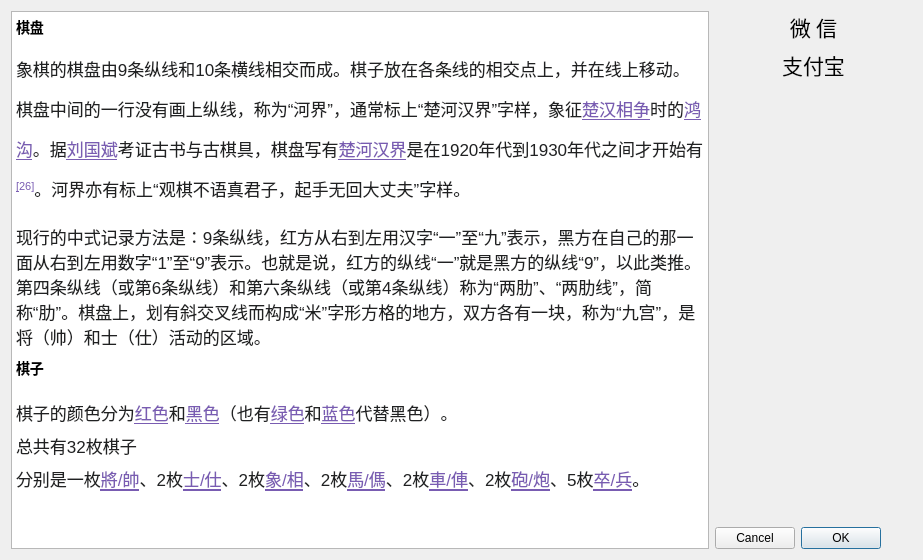
<?xml version="1.0" encoding="UTF-8"?>
<ui version="4.0">
 <class>AboutAuthor</class>
 <widget class="QDialog" name="AboutAuthor">
  <property name="geometry">
   <rect>
    <x>0</x>
    <y>0</y>
    <width>923</width>
    <height>560</height>
   </rect>
  </property>
  <property name="focusPolicy">
   <enum>Qt::NoFocus</enum>
  </property>
  <property name="acceptDrops">
   <bool>false</bool>
  </property>
  <property name="windowTitle">
   <string>Dialog</string>
  </property>
  <property name="toolTipDuration">
   <number>0</number>
  </property>
  <property name="layoutDirection">
   <enum>Qt::RightToLeft</enum>
  </property>
  <layout class="QHBoxLayout" name="horizontalLayout" stretch="1,10">
   <item>
    <layout class="QVBoxLayout" name="verticalLayout">
     <item>
      <widget class="QLabel" name="label">
       <property name="maximumSize">
        <size>
         <width>200</width>
         <height>16777215</height>
        </size>
       </property>
       <property name="font">
        <font>
         <family>FangSong</family>
         <pointsize>16</pointsize>
        </font>
       </property>
       <property name="text">
        <string>微 信</string>
       </property>
       <property name="alignment">
        <set>Qt::AlignCenter</set>
       </property>
      </widget>
     </item>
     <item>
      <widget class="QLabel" name="label_2">
       <property name="maximumSize">
        <size>
         <width>200</width>
         <height>16777215</height>
        </size>
       </property>
       <property name="font">
        <font>
         <family>FangSong</family>
         <pointsize>16</pointsize>
        </font>
       </property>
       <property name="text">
        <string>支付宝</string>
       </property>
       <property name="alignment">
        <set>Qt::AlignCenter</set>
       </property>
      </widget>
     </item>
     <item>
      <spacer name="verticalSpacer">
       <property name="orientation">
        <enum>Qt::Vertical</enum>
       </property>
       <property name="sizeHint" stdset="0">
        <size>
         <width>197</width>
         <height>462</height>
        </size>
       </property>
      </spacer>
     </item>
     <item>
      <widget class="QDialogButtonBox" name="buttonBox">
       <property name="orientation">
        <enum>Qt::Horizontal</enum>
       </property>
       <property name="standardButtons">
        <set>QDialogButtonBox::Cancel|QDialogButtonBox::Ok</set>
       </property>
      </widget>
     </item>
    </layout>
   </item>
   <item>
    <widget class="QTextBrowser" name="textBrowser">
     <property name="html">
      <string>&lt;!DOCTYPE HTML PUBLIC &quot;-//W3C//DTD HTML 4.0//EN&quot; &quot;http://www.w3.org/TR/REC-html40/strict.dtd&quot;&gt;
&lt;html&gt;&lt;head&gt;&lt;meta name=&quot;qrichtext&quot; content=&quot;1&quot; /&gt;&lt;meta charset=&quot;utf-8&quot; /&gt;&lt;style type=&quot;text/css&quot;&gt;
p, li { white-space: pre-wrap; }
hr { height: 1px; border-width: 0; }
li.unchecked::marker { content: &quot;\2610&quot;; }
li.checked::marker { content: &quot;\2612&quot;; }
&lt;/style&gt;&lt;/head&gt;&lt;body style=&quot; font-family:'.AppleSystemUIFont'; font-size:13pt; font-weight:400; font-style:normal;&quot;&gt;
&lt;h3 style=&quot; margin-top:5px; margin-bottom:0px; margin-left:0px; margin-right:0px; -qt-block-indent:0; text-indent:0px; line-height:160%;&quot;&gt;&lt;a name=&quot;棋盤&quot;&gt;&lt;/a&gt;&lt;span style=&quot; font-family:'sans-serif'; font-size:large; font-weight:700; color:#000000;&quot;&gt;棋&lt;/span&gt;&lt;span style=&quot; font-family:'sans-serif'; font-size:large; font-weight:700; color:#000000;&quot;&gt;盘&lt;/span&gt;&lt;/h3&gt;
&lt;p style=&quot; margin-top:5px; margin-bottom:0px; margin-left:0px; margin-right:0px; -qt-block-indent:0; text-indent:0px; line-height:160%;&quot;&gt;&lt;span style=&quot; font-family:'sans-serif'; color:#202122;&quot;&gt;象棋的棋盘由9条纵线和10条横线相交而成。棋子放在各条线的相交点上，并在线上移动。棋盘中间的一行没有画上纵线，称为“河界”，通常标上“楚河汉界”字样，象征&lt;/span&gt;&lt;a href=&quot;https://zh.wikipedia.org/wiki/%E6%A5%9A%E6%BC%A2%E6%88%B0%E7%88%AD&quot;&gt;&lt;span style=&quot; font-family:'sans-serif'; text-decoration: underline; color:#795cb2;&quot;&gt;楚汉相争&lt;/span&gt;&lt;/a&gt;&lt;span style=&quot; font-family:'sans-serif'; color:#202122;&quot;&gt;时的&lt;/span&gt;&lt;a href=&quot;https://zh.wikipedia.org/wiki/%E9%B4%BB%E6%BA%9D&quot;&gt;&lt;span style=&quot; font-family:'sans-serif'; text-decoration: underline; color:#795cb2;&quot;&gt;鸿沟&lt;/span&gt;&lt;/a&gt;&lt;span style=&quot; font-family:'sans-serif'; color:#202122;&quot;&gt;。据&lt;/span&gt;&lt;a href=&quot;https://zh.wikipedia.org/wiki/%E5%88%98%E5%9B%BD%E6%96%8C&quot;&gt;&lt;span style=&quot; font-family:'sans-serif'; text-decoration: underline; color:#795cb2;&quot;&gt;刘国斌&lt;/span&gt;&lt;/a&gt;&lt;span style=&quot; font-family:'sans-serif'; color:#202122;&quot;&gt;考证古书与古棋具，棋盘写有&lt;/span&gt;&lt;a href=&quot;https://zh.wikipedia.org/wiki/%E6%A5%9A%E6%B2%B3%E6%BC%A2%E7%95%8C&quot;&gt;&lt;span style=&quot; font-family:'sans-serif'; text-decoration: underline; color:#795cb2;&quot;&gt;楚河汉界&lt;/span&gt;&lt;/a&gt;&lt;span style=&quot; font-family:'sans-serif'; color:#202122;&quot;&gt;是在1920年代到1930年代之间才开始有&lt;/span&gt;&lt;a name=&quot;cite_ref-象棋人生_26-0&quot;&gt;&lt;/a&gt;&lt;a href=&quot;https://zh.wikipedia.org/wiki/%E8%B1%A1%E6%A3%8B#cite_note-%E8%B1%A1%E6%A3%8B%E4%BA%BA%E7%94%9F-26&quot;&gt;&lt;span style=&quot; font-family:'sans-serif'; text-decoration: underline; color:#795cb2; vertical-align:super;&quot;&gt;[&lt;/span&gt;&lt;/a&gt;&lt;span style=&quot; font-family:'sans-serif'; color:#795cb2; vertical-align:super;&quot;&gt;26]&lt;/span&gt;&lt;span style=&quot; font-family:'sans-serif'; color:#202122;&quot;&gt;。河界亦有标上“观棋不语真君子，起手无回大丈夫”字样。&lt;/span&gt;&lt;/p&gt;
&lt;p style=&quot; margin-top:8px; margin-bottom:8px; margin-left:0px; margin-right:0px; -qt-block-indent:0; text-indent:0px;&quot;&gt;&lt;span style=&quot; font-family:'sans-serif'; color:#202122;&quot;&gt;现行的中式记录方法是：9条纵线，红方从右到左用汉字“一”至“九”表示，黑方在自己的那一面从右到左用数字“1”至“9”表示。也就是说，红方的纵线“一”就是黑方的纵线“9”，以此类推。第四条纵线（或第6条纵线）和第六条纵线（或第4条纵线）称为“两肋”、“两肋线”，简称“肋”。棋盘上，划有斜交叉线而构成“米”字形方格的地方，双方各有一块，称为“九宫”，是将（帅）和士（仕）活动的区域。&lt;/span&gt;&lt;/p&gt;
&lt;h3 style=&quot; margin-top:5px; margin-bottom:0px; margin-left:0px; margin-right:0px; -qt-block-indent:0; text-indent:0px; line-height:160%;&quot;&gt;&lt;a name=&quot;.E6.A3.8B.E5.AD.90&quot;&gt;&lt;/a&gt;&lt;span style=&quot; font-family:'sans-serif'; font-size:large; font-weight:700; color:#000000;&quot;&gt;棋&lt;/span&gt;&lt;span style=&quot; font-family:'sans-serif'; font-size:large; font-weight:700; color:#000000;&quot;&gt;子&lt;/span&gt;&lt;/h3&gt;
&lt;p style=&quot; margin-top:8px; margin-bottom:8px; margin-left:0px; margin-right:0px; -qt-block-indent:0; text-indent:0px;&quot;&gt;&lt;span style=&quot; font-family:'sans-serif'; color:#202122;&quot;&gt;棋子的颜色分为&lt;/span&gt;&lt;a href=&quot;https://zh.wikipedia.org/wiki/%E7%B4%85%E8%89%B2&quot;&gt;&lt;span style=&quot; font-family:'sans-serif'; text-decoration: underline; color:#795cb2;&quot;&gt;红色&lt;/span&gt;&lt;/a&gt;&lt;span style=&quot; font-family:'sans-serif'; color:#202122;&quot;&gt;和&lt;/span&gt;&lt;a href=&quot;https://zh.wikipedia.org/wiki/%E9%BB%91%E8%89%B2&quot;&gt;&lt;span style=&quot; font-family:'sans-serif'; text-decoration: underline; color:#795cb2;&quot;&gt;黑色&lt;/span&gt;&lt;/a&gt;&lt;span style=&quot; font-family:'sans-serif'; color:#202122;&quot;&gt;（也有&lt;/span&gt;&lt;a href=&quot;https://zh.wikipedia.org/wiki/%E7%B6%A0%E8%89%B2&quot;&gt;&lt;span style=&quot; font-family:'sans-serif'; text-decoration: underline; color:#795cb2;&quot;&gt;绿色&lt;/span&gt;&lt;/a&gt;&lt;span style=&quot; font-family:'sans-serif'; color:#202122;&quot;&gt;和&lt;/span&gt;&lt;a href=&quot;https://zh.wikipedia.org/wiki/%E8%97%8D%E8%89%B2&quot;&gt;&lt;span style=&quot; font-family:'sans-serif'; text-decoration: underline; color:#795cb2;&quot;&gt;蓝色&lt;/span&gt;&lt;/a&gt;&lt;span style=&quot; font-family:'sans-serif'; color:#202122;&quot;&gt;代替黑色）。&lt;/span&gt;&lt;/p&gt;
&lt;p style=&quot; margin-top:8px; margin-bottom:8px; margin-left:0px; margin-right:0px; -qt-block-indent:0; text-indent:0px;&quot;&gt;&lt;span style=&quot; font-family:'sans-serif'; color:#202122;&quot;&gt;总共有32枚棋子&lt;/span&gt;&lt;/p&gt;
&lt;p style=&quot; margin-top:8px; margin-bottom:8px; margin-left:0px; margin-right:0px; -qt-block-indent:0; text-indent:0px;&quot;&gt;&lt;span style=&quot; font-family:'sans-serif'; color:#202122;&quot;&gt;分别是一枚&lt;/span&gt;&lt;a href=&quot;https://zh.wikipedia.org/wiki/%E5%B8%A5_(%E4%B8%AD%E5%9C%8B%E8%B1%A1%E6%A3%8B)&quot;&gt;&lt;span style=&quot; font-family:'sans-serif'; text-decoration: underline; color:#795cb2;&quot;&gt;將/帥&lt;/span&gt;&lt;/a&gt;&lt;span style=&quot; font-family:'sans-serif'; color:#202122;&quot;&gt;、2枚&lt;/span&gt;&lt;a href=&quot;https://zh.wikipedia.org/wiki/%E4%BB%95_(%E4%B8%AD%E5%9C%8B%E8%B1%A1%E6%A3%8B)&quot;&gt;&lt;span style=&quot; font-family:'sans-serif'; text-decoration: underline; color:#795cb2;&quot;&gt;士/仕&lt;/span&gt;&lt;/a&gt;&lt;span style=&quot; font-family:'sans-serif'; color:#202122;&quot;&gt;、2枚&lt;/span&gt;&lt;a href=&quot;https://zh.wikipedia.org/wiki/%E7%9B%B8_(%E4%B8%AD%E5%9C%8B%E8%B1%A1%E6%A3%8B)&quot;&gt;&lt;span style=&quot; font-family:'sans-serif'; text-decoration: underline; color:#795cb2;&quot;&gt;象/相&lt;/span&gt;&lt;/a&gt;&lt;span style=&quot; font-family:'sans-serif'; color:#202122;&quot;&gt;、2枚&lt;/span&gt;&lt;a href=&quot;https://zh.wikipedia.org/wiki/%E9%A6%AC_(%E4%B8%AD%E5%9C%8B%E8%B1%A1%E6%A3%8B)&quot;&gt;&lt;span style=&quot; font-family:'sans-serif'; text-decoration: underline; color:#795cb2;&quot;&gt;馬/傌&lt;/span&gt;&lt;/a&gt;&lt;span style=&quot; font-family:'sans-serif'; color:#202122;&quot;&gt;、2枚&lt;/span&gt;&lt;a href=&quot;https://zh.wikipedia.org/wiki/%E8%BB%8A_(%E4%B8%AD%E5%9C%8B%E8%B1%A1%E6%A3%8B)&quot;&gt;&lt;span style=&quot; font-family:'sans-serif'; text-decoration: underline; color:#795cb2;&quot;&gt;車/俥&lt;/span&gt;&lt;/a&gt;&lt;span style=&quot; font-family:'sans-serif'; color:#202122;&quot;&gt;、2枚&lt;/span&gt;&lt;a href=&quot;https://zh.wikipedia.org/wiki/%E7%82%AE_(%E4%B8%AD%E5%9C%8B%E8%B1%A1%E6%A3%8B)&quot;&gt;&lt;span style=&quot; font-family:'sans-serif'; text-decoration: underline; color:#795cb2;&quot;&gt;砲/炮&lt;/span&gt;&lt;/a&gt;&lt;span style=&quot; font-family:'sans-serif'; color:#202122;&quot;&gt;、5枚&lt;/span&gt;&lt;a href=&quot;https://zh.wikipedia.org/wiki/%E5%85%B5_(%E4%B8%AD%E5%9C%8B%E8%B1%A1%E6%A3%8B)&quot;&gt;&lt;span style=&quot; font-family:'sans-serif'; text-decoration: underline; color:#795cb2;&quot;&gt;卒/兵&lt;/span&gt;&lt;/a&gt;&lt;span style=&quot; font-family:'sans-serif'; color:#202122;&quot;&gt;。&lt;/span&gt;&lt;/p&gt;&lt;/body&gt;&lt;/html&gt;</string>
     </property>
     <property name="openExternalLinks">
      <bool>true</bool>
     </property>
    </widget>
   </item>
  </layout>
 </widget>
 <resources/>
 <connections>
  <connection>
   <sender>buttonBox</sender>
   <signal>accepted()</signal>
   <receiver>AboutAuthor</receiver>
   <slot>accept()</slot>
   <hints>
    <hint type="sourcelabel">
     <x>248</x>
     <y>254</y>
    </hint>
    <hint type="destinationlabel">
     <x>157</x>
     <y>274</y>
    </hint>
   </hints>
  </connection>
  <connection>
   <sender>buttonBox</sender>
   <signal>rejected()</signal>
   <receiver>AboutAuthor</receiver>
   <slot>reject()</slot>
   <hints>
    <hint type="sourcelabel">
     <x>316</x>
     <y>260</y>
    </hint>
    <hint type="destinationlabel">
     <x>286</x>
     <y>274</y>
    </hint>
   </hints>
  </connection>
 </connections>
</ui>
